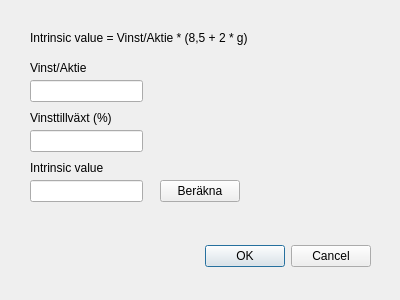
<?xml version="1.0" encoding="UTF-8"?>
<ui version="4.0">
 <class>AltGCalcIntrinsicValueDlg</class>
 <widget class="QDialog" name="AltGCalcIntrinsicValueDlg">
  <property name="geometry">
   <rect>
    <x>0</x>
    <y>0</y>
    <width>400</width>
    <height>300</height>
   </rect>
  </property>
  <property name="windowTitle">
   <string>Dialog</string>
  </property>
  <widget class="QDialogButtonBox" name="buttonBox">
   <property name="geometry">
    <rect>
     <x>30</x>
     <y>240</y>
     <width>341</width>
     <height>32</height>
    </rect>
   </property>
   <property name="orientation">
    <enum>Qt::Horizontal</enum>
   </property>
   <property name="standardButtons">
    <set>QDialogButtonBox::Cancel|QDialogButtonBox::Ok</set>
   </property>
  </widget>
  <widget class="QLabel" name="label_2">
   <property name="geometry">
    <rect>
     <x>30</x>
     <y>60</y>
     <width>171</width>
     <height>16</height>
    </rect>
   </property>
   <property name="text">
    <string>Vinst/Aktie</string>
   </property>
  </widget>
  <widget class="QLabel" name="label_4">
   <property name="geometry">
    <rect>
     <x>30</x>
     <y>160</y>
     <width>171</width>
     <height>16</height>
    </rect>
   </property>
   <property name="text">
    <string>Intrinsic value</string>
   </property>
  </widget>
  <widget class="QLineEdit" name="lineEditEarningPerShare">
   <property name="geometry">
    <rect>
     <x>30</x>
     <y>80</y>
     <width>113</width>
     <height>22</height>
    </rect>
   </property>
  </widget>
  <widget class="QLineEdit" name="lineEditIntrinsicValue">
   <property name="geometry">
    <rect>
     <x>30</x>
     <y>180</y>
     <width>113</width>
     <height>22</height>
    </rect>
   </property>
  </widget>
  <widget class="QLabel" name="label_3">
   <property name="geometry">
    <rect>
     <x>30</x>
     <y>110</y>
     <width>171</width>
     <height>16</height>
    </rect>
   </property>
   <property name="text">
    <string>Vinsttillväxt (%)</string>
   </property>
  </widget>
  <widget class="QPushButton" name="pushButtonCalc">
   <property name="geometry">
    <rect>
     <x>160</x>
     <y>180</y>
     <width>80</width>
     <height>22</height>
    </rect>
   </property>
   <property name="text">
    <string>Beräkna</string>
   </property>
  </widget>
  <widget class="QLabel" name="label">
   <property name="geometry">
    <rect>
     <x>30</x>
     <y>30</y>
     <width>351</width>
     <height>16</height>
    </rect>
   </property>
   <property name="text">
    <string>Intrinsic value = Vinst/Aktie * (8,5 + 2 * g)</string>
   </property>
  </widget>
  <widget class="QLineEdit" name="lineEditEarningGrowth">
   <property name="geometry">
    <rect>
     <x>30</x>
     <y>130</y>
     <width>113</width>
     <height>22</height>
    </rect>
   </property>
  </widget>
 </widget>
 <resources/>
 <connections>
  <connection>
   <sender>buttonBox</sender>
   <signal>accepted()</signal>
   <receiver>AltGCalcIntrinsicValueDlg</receiver>
   <slot>accept()</slot>
   <hints>
    <hint type="sourcelabel">
     <x>248</x>
     <y>254</y>
    </hint>
    <hint type="destinationlabel">
     <x>157</x>
     <y>274</y>
    </hint>
   </hints>
  </connection>
  <connection>
   <sender>buttonBox</sender>
   <signal>rejected()</signal>
   <receiver>AltGCalcIntrinsicValueDlg</receiver>
   <slot>reject()</slot>
   <hints>
    <hint type="sourcelabel">
     <x>316</x>
     <y>260</y>
    </hint>
    <hint type="destinationlabel">
     <x>286</x>
     <y>274</y>
    </hint>
   </hints>
  </connection>
 </connections>
</ui>
